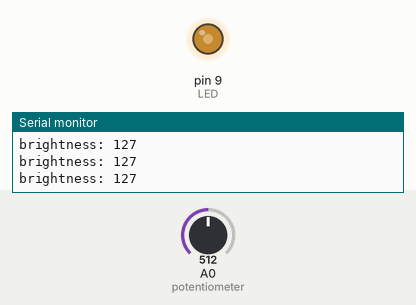
Simulated run of this sketch. Board: Arduino Uno, built with avr-gcc and run on an emulated ATmega328P. Shown: output pins drawn as LEDs (lit = HIGH), the last lines printed to the serial monitor. The test bench sets the inputs (shaded band); at power-on: A0 (potentiometer) = 512.

Above: at 1.2 s.
1.3 s: A0 (potentiometer) set to 414
At 1.8 s:
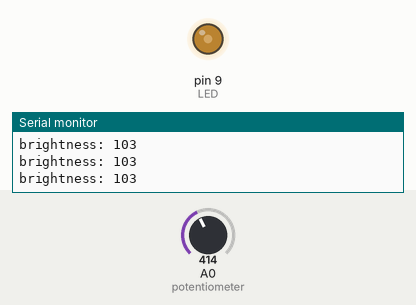
4.3 s: A0 (potentiometer) set to 387
At 5.5 s:
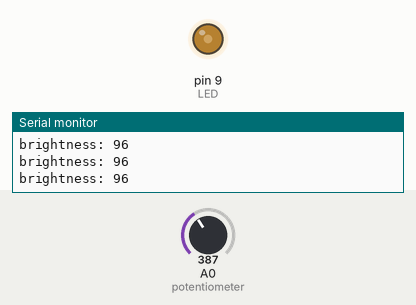
7.3 s: A0 (potentiometer) set to 122
At 7.6 s:
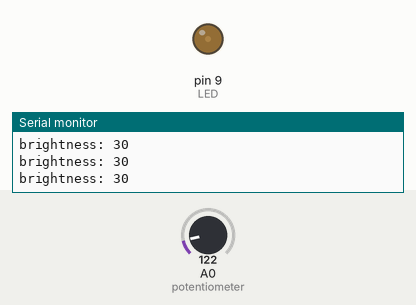
8.8 s: A0 (potentiometer) set to 43
At 9.8 s:
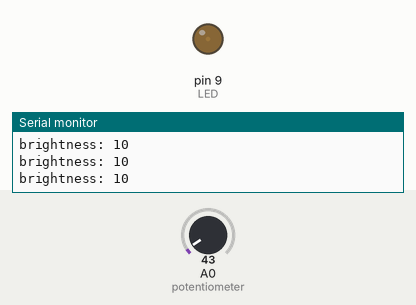
11.8 s: A0 (potentiometer) set to 36
At 13.0 s:
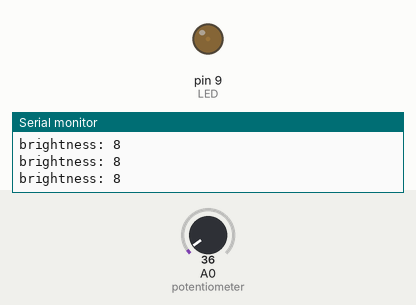
13.3 s: A0 (potentiometer) set to 511
At 14.2 s:
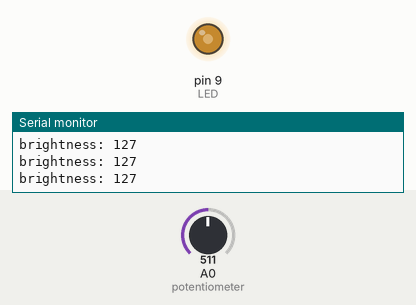
Timing chart, 0 to 15.8 s (numbered marks = the images above; inputs shaded):
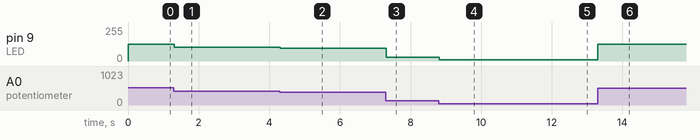

The sketch:

LED_Potentiometer.ino
```cpp
// how to wire for analogRead
// Potentiometer + LED
/* Tinkercad
https://www.tinkercad.com/things/aAVQqxauZE8-ledpotentiometer
*/
int LED = 9;

int potentiometer = A0;

void setup()
{
  pinMode(LED, OUTPUT);
  pinMode(potentiometer, INPUT);

  Serial.begin(9600); // check the value
}

void loop()
{
  // potentiometer is 10 bits but LED is only 8 bits
  int poten = analogRead(potentiometer);
  int brightness = map(poten, 0, 1023, 0, 255);

  analogWrite(LED, brightness);
  Serial.print("brightness: ");
  Serial.println(brightness);
}
```

Measured:
- after the input at 1.3 s, pin 9 (LED): 127/255 → 103/255 at once
- after the input at 4.3 s, pin 9 (LED): 103/255 → 96/255 at once
- after the input at 7.3 s, pin 9 (LED): 96/255 → 30/255 at once
- after the input at 8.8 s, pin 9 (LED): 30/255 → 10/255 at once
- after the input at 11.8 s, pin 9 (LED): 10/255 → 8/255 at once
- after the input at 13.3 s, pin 9 (LED): 8/255 → 127/255 at once
